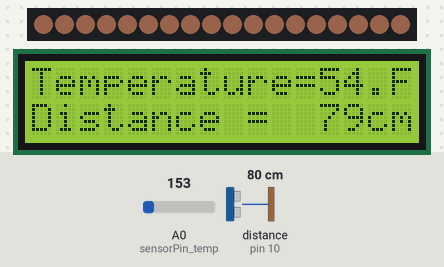
Simulated run of this sketch. Board: Arduino Uno, built with avr-gcc and run on an emulated ATmega328P. Shown: 18 RGB LEDs in strip order, left to right, 16×2 character LCD. Wiring (inferred from the names in the program): ultrasonic range finder: trigger pin 9; echo pin 10. The inputs (shaded band) are chosen by the test bench; at power-on: distance to the obstacle (sensor on pin 10) 80 cm, A0 (sensorPin_temp) = 153. The echo pulse lasts 58.3 µs per cm; dim RGB values are drawn brighter than linear; what the sketch prints to the serial monitor is not drawn.

Above: at 1.6 s.
1.7 s: distance to the obstacle (sensor on pin 10) set to 86 cm
At 3.0 s:
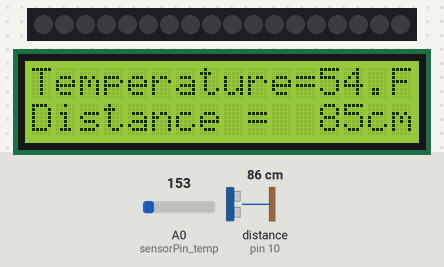
3.5 s: distance to the obstacle (sensor on pin 10) set to 4 cm
At 4.6 s:
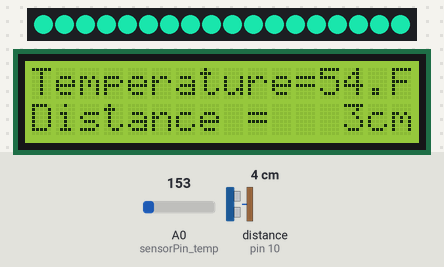
7.6 s: A0 (sensorPin_temp) set to 165
At 9.1 s:
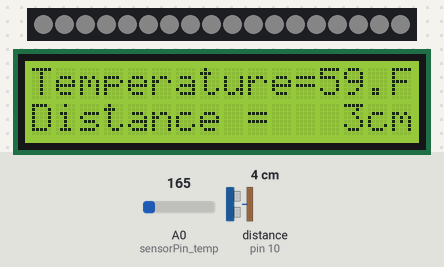
9.5 s: distance to the obstacle (sensor on pin 10) set to 103 cm
At 11.4 s:
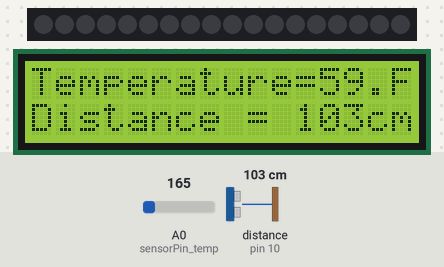
11.5 s: A0 (sensorPin_temp) set to 175
At 12.8 s:
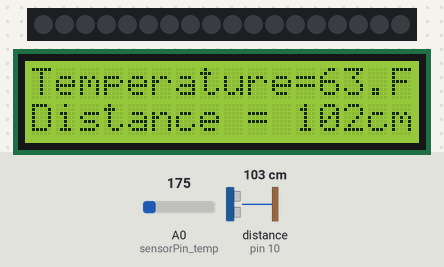
13.5 s: A0 (sensorPin_temp) set to 191
At 14.4 s:
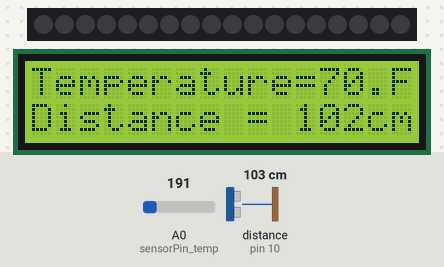
Timing chart, 0 to 16.5 s (numbered marks = the images above; inputs shaded):
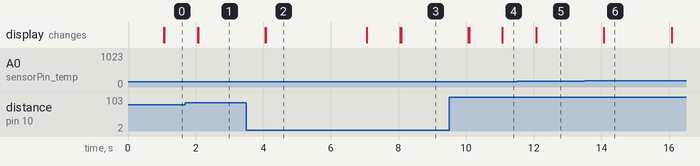

The sketch:

Lutron_Smart_lamp.ino
```cpp
#include <Adafruit_NeoPixel.h>

#include <LiquidCrystal_I2C.h>

#define PIN 2	 // input pin Neopixel is attached to

#define NUMPIXELS 18 // number of neopixels in strip

Adafruit_NeoPixel pixels = Adafruit_NeoPixel(NUMPIXELS, PIN, NEO_GRB + NEO_KHZ800);

LiquidCrystal_I2C lcd(0x27,16,2);

const int trigPin = 9;

const int echoPin = 10;

const int sensorPin_temp = A0;

float duration, distance;

// for multi-tread
unsigned long previousTimeNeoPixel= millis();
const long timeIntervalNeoPixel= 500; //checking Neo Pixel Color every 0.1 sec
unsigned long previousTimelcd= millis();
unsigned long previousTimetemp= millis();
unsigned long previousTimesensor= millis();
const long timeInterval= 1000;

int redColor = 0;
int greenColor = 0;
int blueColor = 0;

float temperatureF = 0;

void setup() {
  // Initialize the NeoPixel library.
  pixels.begin();

  // Initialize LCD.
  lcd.init();
  lcd.backlight();
  lcd.setCursor(0,0);
  lcd.print("Temperature=");
  lcd.setCursor(12,0);
  lcd.print(temperatureF);
  lcd.setCursor(15,0);
  lcd.print("F");

  // Initialize Ultrasonic Sensor
  pinMode(trigPin, OUTPUT);
  pinMode(echoPin, INPUT);

  // Initialize serial and neopixel output.
  pinMode(2, OUTPUT);
  Serial.begin(9600);
}

void loop(){

  unsigned long currentTime = millis();

  int reading = analogRead(sensorPin_temp);

  int length;

  // task receive temp input // task change color based on temperature
  if(currentTime - previousTimetemp > timeInterval){

  	previousTimetemp = currentTime;

    temperatureF = temp_en(reading);
  }

  // task ultrasonic input
  if(currentTime - previousTimesensor > timeInterval){

  	previousTimesensor = currentTime;

    // need to get color from temperature at the same time
    if (temperatureF > 85) {
    // light blue to make users feel cooler in the hot atmosphere

    redColor = 17 ;
    greenColor = 21 ;
    blueColor = 23;
    }

    if (temperatureF > 55 && temperatureF <= 85 ) {

    // warm white in warm weather
    redColor = 24 ;
    greenColor = 24;
    blueColor = 24;
    }

    if (temperatureF <= 55 ) {
    // red tone in the cold weather

    redColor = 25;
    greenColor = 16;
    blueColor = 12;
    }

    length = dis_sensor(redColor,greenColor,blueColor);
  }

  // task neo pixel
  if(currentTime - previousTimeNeoPixel > timeIntervalNeoPixel) {

    previousTimeNeoPixel = currentTime;

    show_color();
    }

  // task lcd show temp
  if(currentTime - previousTimelcd > timeInterval) {

  	previousTimelcd = currentTime;

    //print temperature
    lcd.setCursor(0,0);
    lcd.print("Temperature=");
    lcd.setCursor(12,0);
    lcd.print("   ");
    lcd.setCursor(12,0);
    lcd.print(temperatureF);
    lcd.setCursor(15,0);
    lcd.print("F");

    //print distance
    lcd.setCursor(0,1);
    lcd.print("Distance = ");
    lcd.setCursor(11,1);
    lcd.print("     ");

    if (length < 10){ // 1 digits
      lcd.setCursor(13,1);
      lcd.print(length);
    }

    if (length >= 10 && length < 100){  // 2 digits
      lcd.setCursor(12,1);
      lcd.print(length);
    }

    if (length >= 100){ // 3 digits
      lcd.setCursor(11,1);
      lcd.print(length);
    }

    lcd.setCursor(14,1);
    lcd.print("cm");
  }

}

//#######################//
// All Functions in loop //
//#######################//

// receive temperature from tmp36 sensor
float temp_en(int reading){

  float voltage = reading * 5.0;

  voltage /= 1024.0;

  float temperatureC = (voltage - 0.5) * 50 ; // test tmp36 with actual room tempeture and adjust equation
  // to make it relevant with room temperature (recommended to use more accurate sensor)

  float temperatureF = (temperatureC * 9.0 / 5.0) + 32.0;

  Serial.print(temperatureF);
  Serial.println(" degrees F");
  Serial.print(temperatureC);
  Serial.println(" degrees C");

  return temperatureF;
}

// setColor()
// picks random values to set for RGB
void setColor(int r,int g,int b){

  redColor = r;

  greenColor = g;

  blueColor = b;
}

// show color
void show_color(){

	for (int i=0; i < NUMPIXELS; i++) {

    // pixels.Color takes RGB values, from 0,0,0 up to 255,255,255
    pixels.setPixelColor(i, pixels.Color(redColor, greenColor, blueColor));
    // This sends the updated pixel color to the hardware.
    pixels.show();
  }
}


int distanceThreshold = 0;

float cm = 0;

float inches = 0;

// Ultrasonic sensor
long readUltrasonicDistance(int triggerPin, int echoPin){

  // Clear the trigger
  digitalWrite(triggerPin, LOW);
  delayMicroseconds(2);

  // Sets the trigger pin to HIGH state for 10 microseconds
  digitalWrite(triggerPin, HIGH);
  delayMicroseconds(10);
  digitalWrite(triggerPin, LOW);

  // Reads the echo pin, and returns the sound wave travel time in microseconds
  float thisduration = pulseIn(echoPin, HIGH);
  return thisduration;
}

int dis_sensor(int redColor,int greenColor,int blueColor)
{
  // set threshold distance to activate neopixel
  // changable + I set it low for the convinence of demonstration
  distanceThreshold = 82;

  // measure the ping time in cm
  long duration = readUltrasonicDistance(trigPin, echoPin);
  cm = 0.0343 * duration / 2;

  // convert to inches by dividing by 2.54
  inches = (cm / 2.54);

  Serial.print(cm);
  Serial.print("cm, ");
  Serial.print(inches);
  Serial.println("in");

  // condition for setting different levels of brightness
  // feel free to change distance or uncomment any condition
  if (cm > distanceThreshold) {
    setColor(redColor*0,redColor*0,redColor*0);
  }
  if (cm <= distanceThreshold && cm > distanceThreshold - 7) {
	  setColor(redColor*1,greenColor*1,blueColor*1);
  }
  if (cm <= distanceThreshold - 7 && cm > distanceThreshold - 14) {
	  setColor(redColor*2,greenColor*2,blueColor*2);
  }
  if (cm <= distanceThreshold - 14 && cm > distanceThreshold - 21) {
	  setColor(redColor*3,greenColor*3,blueColor*3);
  }
  if (cm <= distanceThreshold - 21 && cm > distanceThreshold - 28) {
	  setColor(redColor*4,greenColor*4,blueColor*4);
  }
  if (cm <= distanceThreshold - 28 && cm > distanceThreshold - 35) {
	  setColor(redColor*5,greenColor*5,blueColor*5);
  }
  if (cm <= distanceThreshold - 35 && cm > distanceThreshold - 42) {
	  setColor(redColor*6,greenColor*6,blueColor*6);
  }
  if (cm <= distanceThreshold - 42 && cm > distanceThreshold - 49) {
	  setColor(redColor*6,greenColor*6,blueColor*6);
  }
  if (cm <= distanceThreshold - 49 && cm > distanceThreshold - 56) {
	  setColor(redColor*7,greenColor*7,blueColor*7);
  }
  if (cm <= distanceThreshold - 56 && cm > distanceThreshold - 63) {
	  setColor(redColor*8,greenColor*8,blueColor*8);
  }
  if (cm <= distanceThreshold - 63 && cm > distanceThreshold - 70) {
	  setColor(redColor*9,greenColor*9,blueColor*9);
  }
  if (cm <= distanceThreshold - 70 && cm > distanceThreshold - 77) {
	  setColor(redColor*10,greenColor*10,blueColor*10);
  }
  //if (cm <= distanceThreshold - 220 && cm > distanceThreshold - 240) {
	//  setColor(redColor*34,greenColor*34,blueColor*34);
  //}
  //if (cm <= distanceThreshold - 240 && cm > distanceThreshold - 260) {
	//  setColor(redColor*37,greenColor*37,blueColor*37);
  //}
  if (cm <= distanceThreshold - 77) {
	  setColor(redColor*11,greenColor*11,blueColor*11);
  }

  return cm;
}
```

Measured:
- the behaviour switches between 82 and 83 cm on distance to the obstacle (sensor on pin 10) (found by bisection; images 0 and 1)
- the behaviour switches between 154 and 155 on A0 (sensorPin_temp) (found by bisection; images 2 and 3)
- after the input at 1.7 s, the display: first changes after 0.36 s (image 1 shows a later state)
- after the input at 3.5 s, the display: first changes after 0.55 s (image 2 shows a later state)
- after the input at 7.6 s, the display: first changes after 0.46 s (image 3 shows a later state)
- after the input at 9.5 s, the display: first changes after 0.57 s (image 4 shows a later state)
- after the input at 11.5 s, the display: changes after 0.57 s (image 5)
- after the input at 13.5 s, the display: changes after 0.57 s (image 6)
